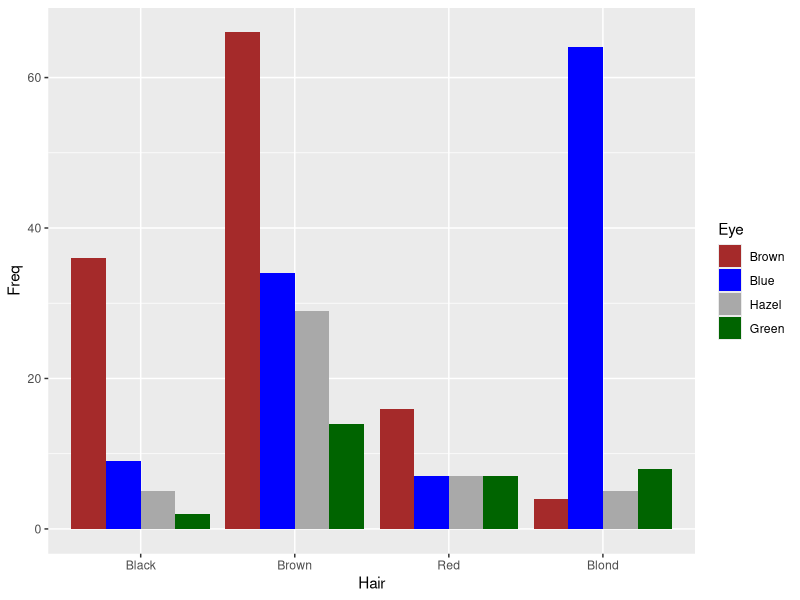

The R script that drew this image:
library("ggplot2")
mydata <- as.data.frame(HairEyeColor[, ,'Female'])
obj <- ggplot(data = mydata, aes(x = Hair, y = Freq, fill = Eye)) + 
geom_bar(stat="identity", position = position_dodge()) + 
scale_fill_manual(values=c("Brown", "Blue", "Darkgrey", "Darkgreen"))
             
obj


